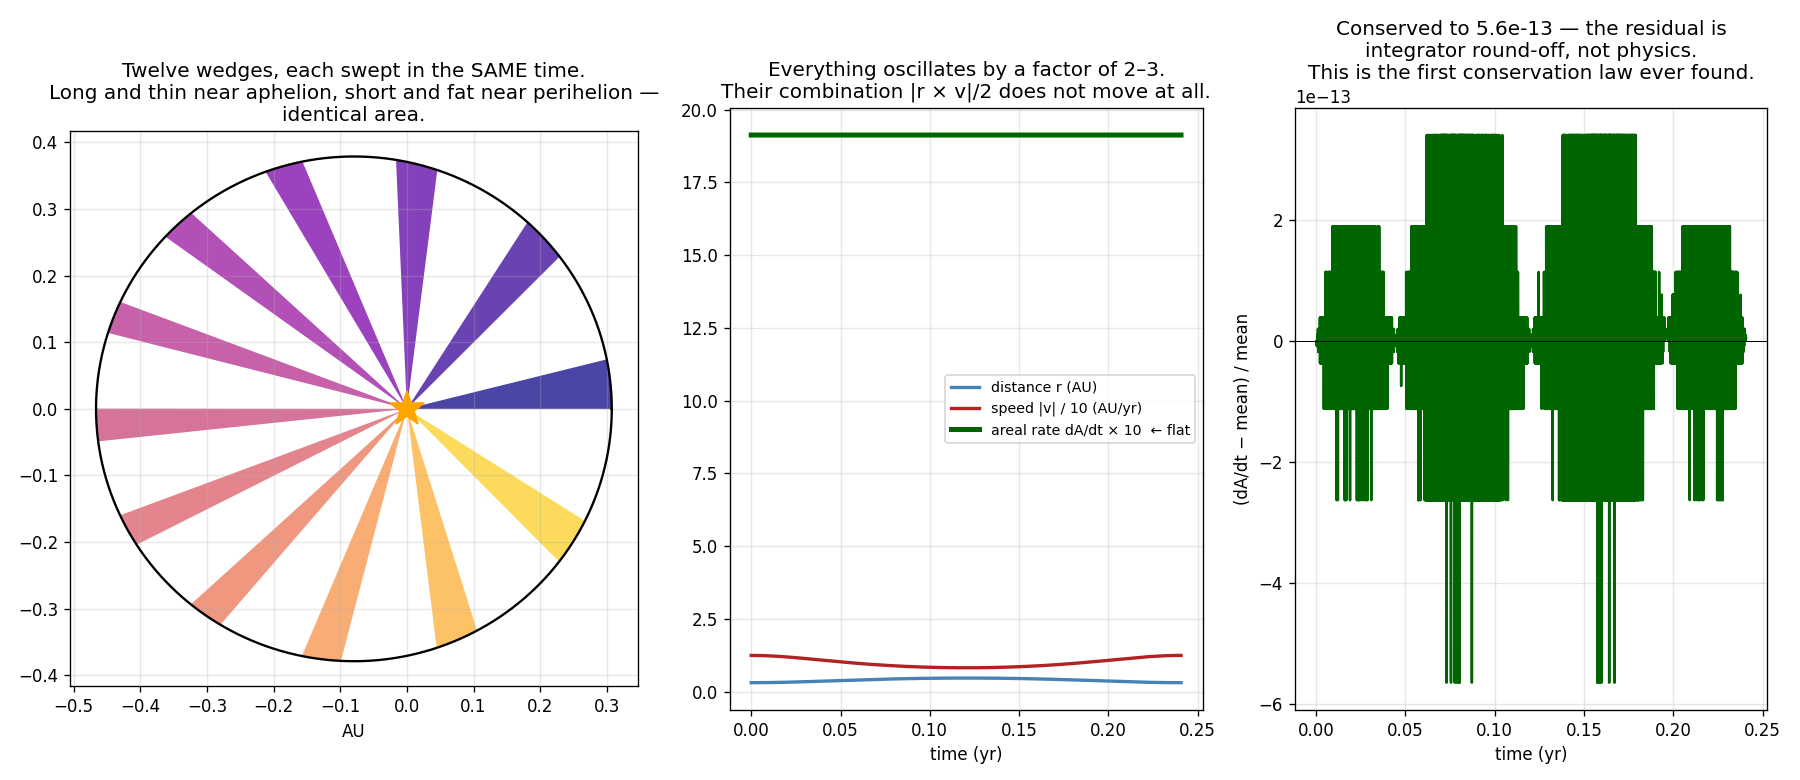

Here is the Python script that generated this plot:
"""Equal areas in equal times — Kepler's accidental discovery of angular momentum.

Kepler found this law BEFORE the ellipse (it is "second" only by publication
order). He had no idea what it meant. He thought the Sun swept planets along with
a rotating magnetic "species" that weakened with distance.

The real content, invisible for 80 years until Newton: the areal rate dA/dt is
half the angular momentum per unit mass, and it is constant for ANY central force,
whatever its strength law. Kepler's second law is not about gravity at all — it is
about the fact that a force pointing at the Sun exerts no torque about the Sun.

    r × F = 0   ⟹   dL/dt = 0   ⟹   dA/dt = L/2m = constant

This is the first conservation law in physics, discovered 250 years before anyone
had the word "conservation", by a man looking for musical harmony in the heavens.

    phenomenon:   a planet races at perihelion and crawls at aphelion
    simulation:   integrate a real orbit (Mercury, e = 0.206, most eccentric of the
                  classical planets) with a symplectic integrator
    dissection:   compute swept area per time step; compute L = r × v with torch
    formula:      dA/dt = |r × v|/2 = L/2m — check it is constant to 1e-15, and
                  check it stays constant even when we change gravity to 1/r³.
"""
from pathlib import Path

import matplotlib.pyplot as plt
import numpy as np
import torch

GM = 4 * np.pi**2          # AU³/yr² — gravitational parameter of the Sun in these units
A, E = 0.387, 0.2056       # Mercury


def integrate(power=-2.0, n_steps=20000, t_end=1.0):
    """Velocity-Verlet (symplectic) integration of a central force F ∝ r^power.

    Symplectic matters: a naive Euler step leaks energy and the orbit spirals,
    which would fake a violation of the very law we are testing.
    """
    dt = t_end / n_steps
    r0 = A * (1 - E)                                  # start at perihelion
    v0 = np.sqrt(GM * (1 + E) / (A * (1 - E)))        # vis-viva at perihelion
    pos = torch.tensor([r0, 0.0], dtype=torch.float64)
    vel = torch.tensor([0.0, v0], dtype=torch.float64)

    def accel(p):
        r = torch.linalg.norm(p)
        return -GM * p / r * r ** power               # r^power * unit vector

    traj, times = [pos.clone()], [0.0]
    a = accel(pos)
    for i in range(n_steps):
        vel = vel + 0.5 * dt * a
        pos = pos + dt * vel
        a = accel(pos)
        vel = vel + 0.5 * dt * a
        traj.append(pos.clone())
        times.append((i + 1) * dt)
    return torch.stack(traj), torch.tensor(times), dt


traj, times, dt = integrate(power=-2.0, t_end=A**1.5)   # one full period, by Kepler III

# --- dissection: swept area per step, computed as a cross product ---
# The triangle swept between r_i and r_{i+1} has area |r_i × r_{i+1}| / 2.
r1, r2 = traj[:-1], traj[1:]
swept = 0.5 * torch.abs(r1[:, 0] * r2[:, 1] - r1[:, 1] * r2[:, 0])
dA_dt = swept / dt

# --- the same quantity from angular momentum ---
vel_est = (traj[1:] - traj[:-1]) / dt
L = r1[:, 0] * vel_est[:, 1] - r1[:, 1] * vel_est[:, 0]     # specific angular momentum

r_mag = torch.linalg.norm(r1, dim=1)
print(f"Mercury: a = {A} AU, e = {E}, period = {A**1.5:.4f} yr")
print(f"  distance varies  {r_mag.min():.4f} → {r_mag.max():.4f} AU   "
      f"(ratio {r_mag.max()/r_mag.min():.2f}×)")
print(f"  speed varies     {torch.linalg.norm(vel_est, dim=1).min():.3f} → "
      f"{torch.linalg.norm(vel_est, dim=1).max():.3f} AU/yr   "
      f"(ratio {(torch.linalg.norm(vel_est,dim=1).max()/torch.linalg.norm(vel_est,dim=1).min()):.2f}×)")
print()
print(f"  areal rate dA/dt = {dA_dt.mean():.8f} ± {dA_dt.std():.2e} AU²/yr")
print(f"  relative variation = {(dA_dt.std()/dA_dt.mean()):.2e}   ← CONSTANT")
print(f"  L/2 = {(L/2).mean():.8f}   →  dA/dt and L/2 agree to "
      f"{(dA_dt - L/2).abs().max():.2e}")
print()

# --- the punchline: it is not about the inverse square at all ---
print("Now break gravity and see what survives:")
print("  force law        dA/dt variation      orbit closes?")
for power, label in [(-2.0, "1/r²  (Newton)"), (-3.0, "1/r³  (invented)"),
                     (-1.0, "1/r   (invented)"), (1.0, "r     (a spring!)")]:
    tj, _, d = integrate(power=power, t_end=A**1.5)
    a1, a2 = tj[:-1], tj[1:]
    sw = 0.5 * torch.abs(a1[:, 0] * a2[:, 1] - a1[:, 1] * a2[:, 0]) / d
    closes = torch.linalg.norm(tj[-1] - tj[0]) < 0.02
    print(f"  {label:18s} {(sw.std()/sw.mean()):.2e}            "
          f"{'yes' if closes else 'no — it precesses'}")
print("\nEqual areas holds for EVERY central force. It is a statement about")
print("torque, not about gravity. Kepler measured a symmetry and did not know it.")
print("Noether would explain it in 1918: rotational symmetry ⟹ angular momentum.")

# --- visualization ---
fig = plt.figure(figsize=(15, 6.5))
gs = fig.add_gridspec(1, 3, width_ratios=[1.2, 1, 1])

# Panel 1: the swept wedges, visibly equal in area, wildly different in shape
ax = fig.add_subplot(gs[0, 0])
ax.plot(traj[:, 0], traj[:, 1], color="black", lw=1.4)
n_wedge = 12
step = (len(traj) - 1) // n_wedge
chunk = len(traj) // 40                    # each wedge covers the same TIME
cmap = plt.cm.plasma(np.linspace(0, 0.9, n_wedge))
for i in range(n_wedge):
    s = i * step
    seg = traj[s:s + chunk + 1]
    poly = torch.cat([torch.zeros(1, 2, dtype=torch.float64), seg], dim=0)
    ax.fill(poly[:, 0], poly[:, 1], color=cmap[i], alpha=0.75, lw=0)
ax.plot(0, 0, "*", color="orange", ms=22, zorder=6)
ax.set_aspect("equal")
ax.set_xlabel("AU")
ax.set_title("Twelve wedges, each swept in the SAME time.\n"
             "Long and thin near aphelion, short and fat near perihelion —\n"
             "identical area.")
ax.grid(alpha=0.3)

# Panel 2: r and v vary hugely, their product-with-sin doesn't
ax = fig.add_subplot(gs[0, 1])
ax.plot(times[:-1], r_mag, color="steelblue", lw=2, label="distance r (AU)")
ax.plot(times[:-1], torch.linalg.norm(vel_est, dim=1) / 10, color="firebrick", lw=2,
        label="speed |v| / 10 (AU/yr)")
ax.plot(times[:-1], dA_dt * 10, color="darkgreen", lw=3,
        label="areal rate dA/dt × 10  ← flat")
ax.set_xlabel("time (yr)")
ax.set_title("Everything oscillates by a factor of 2–3.\n"
             "Their combination |r × v|/2 does not move at all.")
ax.legend(fontsize=8.5)
ax.grid(alpha=0.3)

# Panel 3: the conservation, in units of machine epsilon
ax = fig.add_subplot(gs[0, 2])
rel = (dA_dt - dA_dt.mean()) / dA_dt.mean()
ax.plot(times[:-1], rel, color="darkgreen", lw=1.5)
ax.axhline(0, color="k", lw=0.6)
ax.set_xlabel("time (yr)")
ax.set_ylabel("(dA/dt − mean) / mean")
ax.set_title(f"Conserved to {rel.abs().max():.1e} — the residual is\n"
             "integrator round-off, not physics.\n"
             "This is the first conservation law ever found.")
ax.ticklabel_format(axis="y", style="sci", scilimits=(0, 0))
ax.grid(alpha=0.3)

plt.tight_layout()
out = Path(__file__).with_suffix(".png")
plt.savefig(out, dpi=120)
print(f"Saved: {out}")
